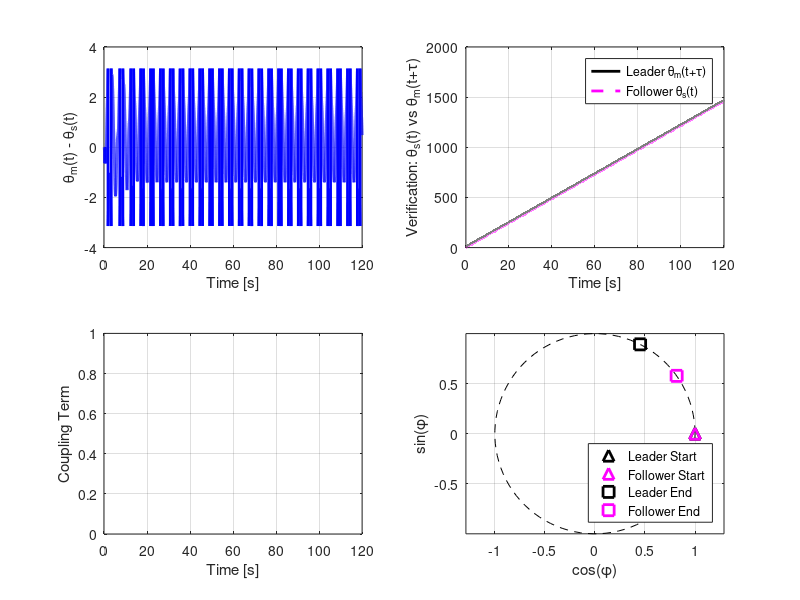
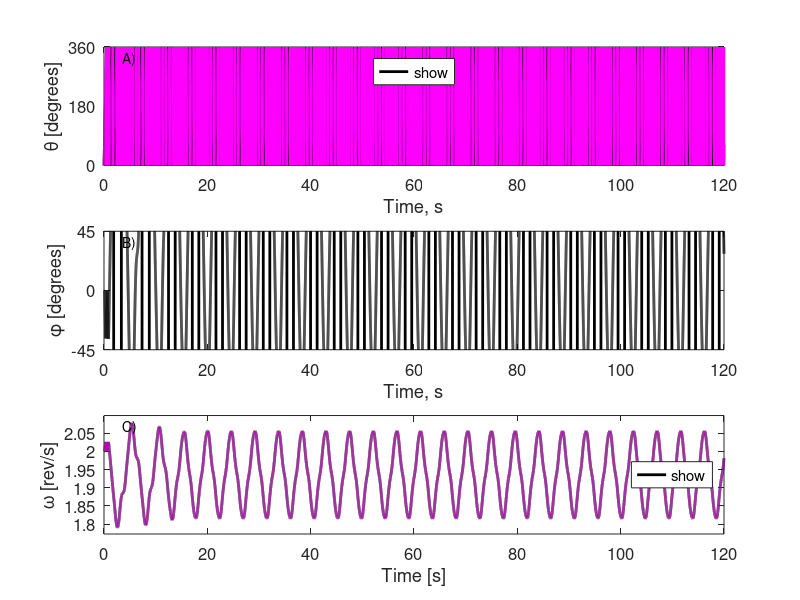

The MATLAB script that drew these images, in order:
function [cycle_variability,mean_rel_phase_consistency,mean_rel_phase,rel_phase_error,tau_s,omega_delta,omega_s] = anticipatory_kuramoto_rk4(varargin)
%ANTICIPATORY_KURAMOTO_RK4  Anticipatory Kuramoto model with multiple delayed feedback streams and frequency adaptation
%
%       [cycle_variability,mean_rel_phase_consistency,mean_rel_phase,rel_phase_error,tau_s,omega_delta,omega_s] = ...
%                                       anticipatory_kuramoto_rk4(varargin)
%
%       Arguments:
%       [k_1 and k_2]
%       [epsilon_1 epsilon_2]
%       [tau_leader tau_follower_1 tau_follower_2]
%       relative_phase_initial of follower relative to leader's zero phase.
%       show figs flag
%       print figs flag
%
%Dobri Dotov, UNO, 2026

if numel(varargin) > 0
    k1       = varargin{1}(1);   % Phase coupling strength
    k2       = varargin{1}(2);
    eps1     = varargin{2}(1);   % Frequency adaptation strength
    eps2     = varargin{2}(2);
    tau_m    = varargin{3}(1);
    tau_s    = varargin{3}(2:3); % Delay phase (anticipation horizon)
    theta_m0 = 0;
    theta_s0 = -varargin{4}; % Initial rel phase
    sigma    = varargin{5};
    plotting_flag = varargin{6}; % Viz
    save_fig = varargin{7};
else % Default parameters
    k1       = 2;
    k2       = 2;
    eps1     = 5;
    eps2     = 5;
    tau_m    = 2*pi*.2;
    tau_s    = [2*2*pi 2*2*pi];
    sigma    = .0;
    theta_m0 = 0;
    theta_s0 = 0;
    plotting_flag = 1;
    save_fig = 0;
end

%% Natural frequencies
% Leader doesn't have a natural frequency. Its frequency is the follower's.
omega_s0 = 2*2*pi;                  % Follower freq 0
tau_L    = tau_m/omega_s0(1);       % leader delay (s)
tau_F1   = tau_s(1)/omega_s0(1);    % follower delay 1 (s)
tau_F2   = tau_s(2)/omega_s0(1);
mu       = 10;                      % freq adaptation timescale
dt       = 0.001;                   % Time step
T        = 120;                     % Total time
n        = round(T/dt+1);
alpha    = 0;                       % Ignore for now

%% Run
[t, theta_m, theta_s, omega_s, coupling_term] = run_sim(omega_s0, theta_m0, theta_s0, ...
    k1, k2, eps1, eps2, mu, alpha, tau_L, tau_F1, tau_F2, sigma, dt, n);
omega_m = omega_s;


%% Visualize
% Calculate synchronization measures
% Wrapped phase difference for plotting
% Phase difference
rel_phase_wrapped = wrap_angle(theta_m - theta_s);
z = exp(1i * rel_phase_wrapped);
rel_phase = angle(z);
mean_rel_phase = angle(mean(z(round(numel(z)/2):end)));
mean_rel_phase_consistency = abs(mean(z(round(numel(z)/2):end)));
final_rel_phase = angle(mean(z(end-round(1/dt):end)));
omega_delta = (omega_s(end) - omega_s(1))/omega_s(1)*1e2;
rel_phase_error = mod(mean_rel_phase - tau_m + tau_s(1)*k1/(k1+k2) + tau_s(2)*k2/(k1+k2) + pi, 2*pi) - pi;

% CV in steady state
phase_wrapped = mod(theta_s(round(numel(theta_s)/2):end), 2*pi);
increments = find(diff(phase_wrapped)<-pi)+1;
step_times = [];
previous_step = -inf;
for inc = increments
    if t(inc) > (previous_step+.2)
        step_times = vertcat(step_times, t(inc)); %#ok<AGROW>
        previous_step = t(inc);
    end
end
cycle_variability = std(diff(step_times))/mean(diff(step_times));


%% Plotting
if plotting_flag == 1
    % Display results
    fprintf('External delay τ_m: %.2f rad\n', tau_m);
    fprintf('Self-delay τ_1 and τ_2: %.2f and %.2f rad\n', tau_s);
    fprintf('Phase coupling K_1 and K_2: %.2f and %.2f\n', [k1 k2]);
    fprintf('Freq coupling ε_1 and ε_2: %.2f %.2f\n', [eps1 eps2]);
    fprintf('Final phase lag: %.6f rad\n', final_rel_phase);
    fprintf('Change in omega: %.6f%%\n', omega_delta);
    fprintf('Cycle variability: %.6f%%\n', cycle_variability*1e2);
    fprintf('\n');

    % Phase evolution
    figure(25421)
    subplot(3, 1, 1)
    plot(t, mod(theta_m,2*pi), 'k-', 'LineWidth', 2, 'DisplayName', 'Leader')
    hold on
    plot(t, mod(theta_s,2*pi), 'm-', 'LineWidth', 2, 'DisplayName', 'Follower')
    hold off
    xlabel('Time, s')
    ylabel('\theta [degrees]')
    legend('show','location','north')
    grid off
    set(gca,'YTick',[0 pi 2*pi],'YtickLabel',[0 pi 2*pi]./2/pi*360)
    ylim([0 2*pi])
    set(gca,'fontsize',12)
    text(.03,.9 ,[char(64+1) ')'],'units','normalized')

    subplot(3, 1, 2)
    plot(t, rel_phase_wrapped, 'k-', 'LineWidth', 2, 'DisplayName', 'Leader - Follower')
    set(gca,'YTick',[-pi/4 0 pi/4],'YtickLabel',[-pi/4 0 pi/4]./2/pi*360)
    ylim([-pi/4 pi/4])
    legend('hide')
    xlabel('Time, s')
    ylabel('\phi [degrees]')
    set(gca,'fontsize',12)
    text(.03,.9 ,[char(64+2) ')'],'units','normalized')

    subplot(3, 1, 3)
    plot(t, omega_m./2/pi, 'k-', 'LineWidth', 2, 'DisplayName', 'Leader')
    hold on
    plot(t, omega_s./2/pi, 'm--', 'LineWidth', 2, 'DisplayName', 'Follower')
    hold off
    xlabel('Time [s]')
    ylabel('\omega [rev/s]')
    legend('show','location','east')
    set(gca,'fontsize',12)
    ylim([min(omega_s./2/pi)*.99 max(omega_s./2/pi)*1.01])
    text(.03,.9 ,[char(64+3) ')'],'units','normalized')

    if save_fig == 1
        set(gcf,'color','w')
        set(gcf, 'PaperPosition', [0 0 5 6])
        set(gcf, 'InvertHardcopy', 'off')
        f = fullfile(pwd,['theta_phi_omega_dynamics_' char(datetime('now','TimeZone','local','Format','y-MM-d-HHmmss')) '.jpeg']);
        print('-djpeg','-r600',f)
    end
end


%% Relative phase
if plotting_flag == 1
    figure(24527)
    subplot(2, 2, 1)
    plot(t, rel_phase, 'b-', 'LineWidth', 2)
    xlabel('Time [s]')
    ylabel('\theta_m(t) - \theta_s(t)')
    grid on;

    subplot(2, 2, 2)
    plot(t, theta_m + tau_s(2), 'k-', 'LineWidth', 2, ...
        'DisplayName', 'Leader \theta_m(t+\tau)')
    hold on
    plot(t, theta_s, 'm--', 'LineWidth', 2, 'DisplayName', 'Follower \theta_s(t)')
    hold off
    xlabel('Time [s]')
    ylabel('Verification: \theta_s(t) vs \theta_m(t+\tau)')
    legend('show')
    grid on

    subplot(2, 2, 3)
    plot(t, coupling_term, 'b-', 'LineWidth', 2)
    xlabel('Time [s]')
    ylabel('Coupling Term')
    grid on

    subplot(2, 2, 4)
    theta = linspace(0, 2*pi, 100);
    plot(cos(theta), sin(theta), 'k--', 'LineWidth', 0.5); hold on
    l(1) = plot(cos(theta_m(1)), sin(theta_m(1)), 'k^', 'MarkerSize', 8, 'LineWidth', 2);
    l(2) = plot(cos(theta_s(1)), sin(theta_s(1)), 'm^', 'MarkerSize', 8, 'LineWidth', 2);
    l(3) = plot(cos(theta_m(end)), sin(theta_m(end)), 'ks', 'MarkerSize', 8, 'LineWidth', 2);
    l(4) = plot(cos(theta_s(end)), sin(theta_s(end)), 'ms', 'MarkerSize', 8, 'LineWidth', 2);
    hold off
    axis equal; grid on
    xlabel('cos(\phi)'); ylabel('sin(\phi)')
    legend(l,'Leader Start', 'Follower Start', 'Leader End', 'Follower End', 'location', 'southeast')

    set(gcf,'color','w')
    if save_fig == 1
        f = fullfile(pwd,['parameter_drift_dynamics_' char(datetime('now','TimeZone','local','Format','y-MM-d-HHmmss')) '.jpeg']);
        print('-djpeg','-r300',f)
    end
end

end

%% Run a single simulation
%  This returns PLV, mean relative phase, and (optionally) full traces
function [t_out, TH_L, TH_F, OMF, coupling_term] = ...
    run_sim(Omega_F, Theta_m0, Theta_s0, k1, k2, eps1, eps2, ...
    mu, alpha, tau_L, tau_F1, tau_F2, sigma, ...
    dt, nSteps)

% Delay samples
tauL_s  = max(1, round(tau_L  / dt));
tauF1_s = max(1, round(tau_F1 / dt));
tauF2_s = max(1, round(tau_F2 / dt));
buf_len = max([tauL_s, tauF1_s, tauF2_s]) + 2;

% Circular buffers for theta_L and theta_F histories
buf_L   = zeros(1, buf_len);
buf_F   = zeros(1, buf_len);
buf_ptr = 1;

% Initial state: [theta_L, theta_F, omega_F]
state      = [Theta_m0; Theta_s0; Omega_F];
buf_L(:)   = state(1);
buf_F(:)   = state(2);

% Outputs
counter  = 0;
t_out = (0:nSteps-1)*dt;
noise = randn(nSteps+3, 2)*pi*sigma;
TH_L  = zeros(nSteps, 1);
TH_F  = zeros(nSteps, 1);
OMF   = zeros(nSteps, 1);
coupling_term = zeros(nSteps, 1);

for k = 1:nSteps
    counter = counter + 1;

    TH_L(k) = state(1);
    TH_F(k) = state(2);
    OMF(k)  = state(3);
    coupling_term(k) = nan;

    % Read delayed values from buffers
    ptr_L   = mod(buf_ptr - tauL_s  - 1, buf_len) + 1;
    ptr_F1  = mod(buf_ptr - tauF1_s - 1, buf_len) + 1;
    ptr_F2  = mod(buf_ptr - tauF2_s - 1, buf_len) + 1;

    thL_del  = buf_L(ptr_L);
    thF_del1 = buf_F(ptr_F1);
    thF_del2 = buf_F(ptr_F2);

    % Write current state into buffers
    buf_L(buf_ptr) = state(1);
    buf_F(buf_ptr) = state(2);
    buf_ptr = mod(buf_ptr, buf_len) + 1;

    % RK4. Frozen delay history across stages
    k1s = dt * ode_rhs(state, thL_del, thF_del1, thF_del2, ...
        Omega_F, k1, k2, eps1, eps2, mu, alpha, noise(counter,:));
    k2s = dt * ode_rhs(state + k1s/2, thL_del, thF_del1, thF_del2, ...
        Omega_F, k1, k2, eps1, eps2, mu, alpha, noise(counter+1,:));
    k3s = dt * ode_rhs(state + k2s/2, thL_del, thF_del1, thF_del2, ...
        Omega_F, k1, k2, eps1, eps2, mu, alpha, noise(counter+2,:));
    k4s = dt * ode_rhs(state + k3s,   thL_del, thF_del1, thF_del2, ...
        Omega_F, k1, k2, eps1, eps2, mu, alpha, noise(counter+3,:));

    state = state + (k1s + 2*k2s + 2*k3s + k4s) / 6;
end
end


%% ODE right hand side
function ds = ode_rhs(state, thL_del, thF_del1, thF_del2, ...
    Omega_F, k1, k2, eps1, eps2, mu, alpha, noise)

th_L   = state(1);  %#ok<NASGU>
th_F   = state(2);  %#ok<NASGU>
omg_F  = state(3);

% Phase error terms (using delayed values)
phi1 = thL_del - thF_del1;
phi2 = thL_del - thF_del2;

% Leader: phase advances at current omega_F
dth_L  = omg_F + 0*noise(1,1);

% Follower: phase + coupling
coupling = k1 * sin(phi1) + k2 * sin(phi2);
dth_F  = omg_F + coupling + noise(1,2);

% Adaptive frequency (mu * domega_F/dt = ...)
domg_F = (1/mu) * ( alpha * (Omega_F - omg_F) ...
    + eps1 * sin(phi1) ...
    + eps2 * sin(phi2) );

ds = [dth_L; dth_F; domg_F];

end


%% Utility
function a = wrap_angle(a)
a = mod(a + pi, 2*pi) - pi;
end
